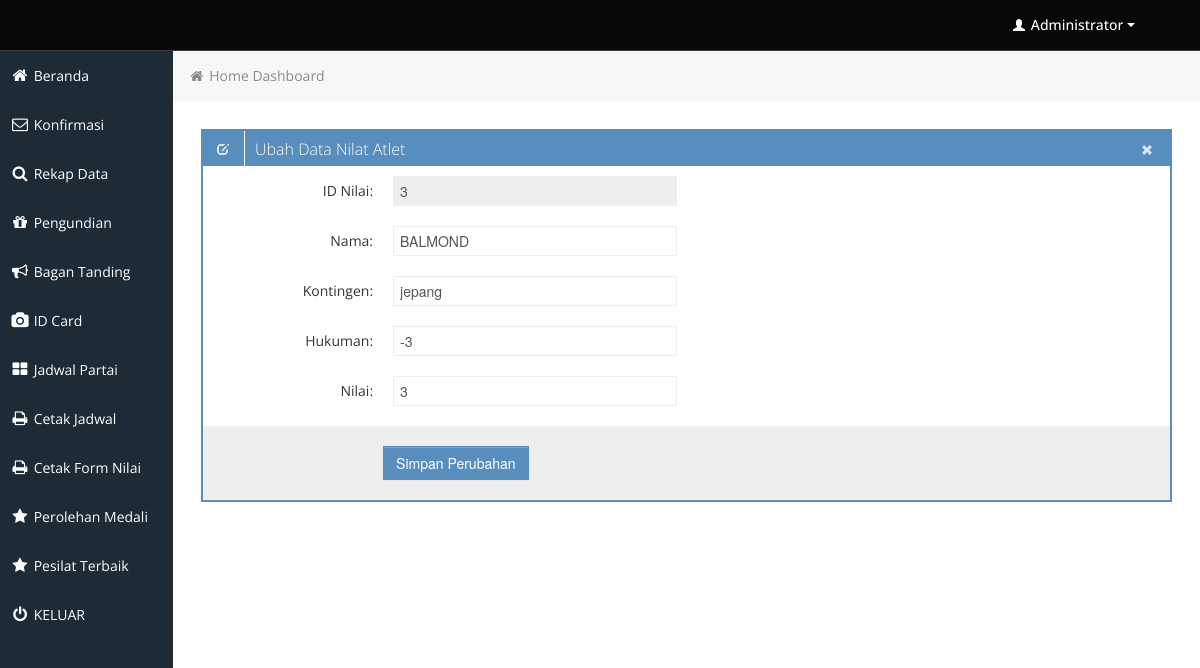
Screenshot of /backend/edit_nilai_atlet.php?id_nilaiatlet=3 (signed in) with the database file from the repository.
### tables this page shows
CREATE TABLE `nilai_atlet` (
  `id_nilaiatlet` int(11) NOT NULL,
  `no_partai` varchar(5) NOT NULL,
  `nama` varchar(75) NOT NULL,
  `kontingen` varchar(100) NOT NULL,
  `hukuman` varchar(5) NOT NULL DEFAULT '0',
  `nilai` varchar(5) NOT NULL DEFAULT '0'
);

### backend/edit_nilai_atlet.php (the view, shortened to what this page needs)
<?php
	include('includes/connection.php');
	$id_nilaiatlet = mysqli_real_escape_string($koneksi, $_GET["id_nilaiatlet"]);
	$sqldatanilai ="SELECT * FROM nilai_atlet
					WHERE id_nilaiatlet = '$id_nilaiatlet' ";
	$datanilai = mysqli_query($koneksi, $sqldatanilai);
	$nilai = mysqli_fetch_array($datanilai);
?>
			<div class="row-fluid sortable">
				<div class="box span12">
					<div class="box-header" data-original-title>
						<h2><i class="halflings-icon white edit"></i><span class="break"></span>Ubah Data Nilat Atlet</h2>
						<div class="box-icon">
							<a href="users.php" class="btn-close"><i class="halflings-icon white remove"></i></a>
						</div>
					</div>
					<div class="box-content">
						<form class="form-horizontal" method="post" action="admin_do_edit_nilai.php">
							<fieldset>
							  <div class="control-group">
								<label class="control-label" for="focusedInput">ID Nilai:</label>
								<div class="controls">
								  <input class="input-xlarge focused" name="id_nilaiatlet" id="focusedInput" readonly="1" type="text" placeholder="Username"
								  value="<?php echo $id_nilaiatlet; ?>">
								</div>
							  </div>
							  <div class="control-group">
								<label class="control-label" for="focusedInput">Nama:</label>
								<div class="controls">
								  <input class="input-xlarge focused" name="nama" id="focusedInput" type="text" value="<?php echo $nilai["nama"]; ?>">
								</div>
							  </div>
							  <div class="control-group">
								<label class="control-label" for="focusedInput">Kontingen:</label>
								<div class="controls">
								  <input class="input-xlarge focused" name="kontingen" id="focusedInput" type="text" value="<?php echo $nilai["kontingen"]; ?>">
								</div>
							  </div>
							   <div class="control-group">
								<label class="control-label" for="focusedInput">Hukuman:</label>
								<div class="controls">
								  <input class="input-xlarge focused" name="hukuman" id="focusedInput" type="text" value="<?php echo $nilai["hukuman"]; ?>">
								</div>
							  </div>
							   <div class="control-group">
								<label class="control-label" for="focusedInput">Nilai:</label>
								<div class="controls">
								  <input class="input-xlarge focused" name="nilai" id="focusedInput" type="text" value="<?php echo $nilai["nilai"]; ?>">
								</div>
							  </div>
							  <div class="form-actions">
								<button type="submit" onclick="return confirmUpdate()" class="btn btn-primary">Simpan Perubahan</button>
							  </div>
							</fieldset>
						</form>
					</div>
				</div>
			</div>

### backend/css/style.css (style rules this page uses)
body { background: #F5F5F5; color: #333; border: none; font-family: 'Open Sans', sans-serif; font-weight: 400; }
a { color: #646464; }
h2 { font-size: 16px; line-height: 16px; }
.box { border: 2px solid #578EBE; background: #fff !important; margin-bottom: 28px; }
.box-header { height: 16px; font-size: 16px; line-height: 16px; padding: 10px; background: #578EBE; -webkit-box-shadow: none; -moz-box-shadow: none; box-shadow: none; overflow: hidden; }
.box-header h2 { float:left; margin-top: 0px; font-weight: 300; }
.box-header .box-icon, .box-header h2 { color:#fff; }
.box-header h2 i { margin: 0px 3px 0px 4px; opacity: .8; filter: alpha(opacity=80); -ms-filter:"progid:DXImageTransform.Microsoft.Alpha(Opacity=80)"; }
.box-header .box-icon { float:right; margin-top: 1px; }
.box-header .box-icon i { -webkit-transition: all 0.1s ease-in-out; -moz-transition: all 0.1s ease-in-out; -o-transition: all 0.1s ease-in-out; -ms-transition: all 0.1s ease-in-out; transition: all 0.1s ease-in-out; opacity: .8; filter: alpha(opacity=80); -ms-filter:"progid:DXImageTransform.Microsoft.Alpha(Opacity=80)"; }
.box-header .box-icon a { margin: 0px 5px; }
.box-content { position: relative; z-index: 50; margin-top: -1px; padding: 10px; background: #fff !important; }
.form-actions { padding: 19px 20px 20px; margin: 20px -10px -30px -10px; background-color: #eee; border-top: 1px solid #eee; *zoom: 1; }
.form-actions:before, .form-actions:after { display: table; line-height: 0; content: ""; }
.form-actions:after { clear: both; }
.btn { display: inline-block; padding: 6px 12px; margin-bottom: 0; font-size: 14px; font-weight: 500; line-height: 20px; text-align: center; white-space: nowrap; vertical-align: middle; cursor: pointer; border: 1px solid #a7a9aa; -webkit-border-radius: 0px !important; border-radius: 0px !important; }
.btn { color: #ffffff; background-color: #a7a9aa; border-color: #a7a9aa; background-image: none; filter: none; text-shadow: none; }
.btn-primary { background-color: #578EBE; border-color: #578EBE; }

### backend/css/halflings.css (style rules this page uses)
html, html .halflings { -webkit-font-smoothing: antialiased !important; }
.halflings-icon { display: inline-block; width: 14px; height: 14px; line-height: 14px; vertical-align: text-top; background-image: url(../img/glyphicons_halflings.svg); background-position: 0 0; background-repeat: no-repeat; vertical-align: top; *display: inline; *zoom: 1; *margin-right: .3em; }
.halflings-icon.white { background-image: url(../img/glyphicons_halflings-white.svg); }
.halflings-icon.remove { background-position: -312px 0; }
.halflings-icon.edit { background-position: -96px -72px; }

### rows the page displays
nilai_atlet: nama "BALMOND", kontingen "jepang", hukuman "-3", nilai "3"
